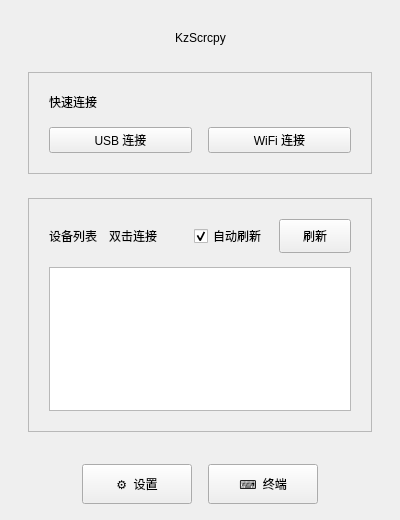
<?xml version="1.0" encoding="UTF-8"?>
<ui version="4.0">
 <class>Widget</class>
 <widget class="QWidget" name="Widget">
  <property name="geometry">
   <rect>
    <x>0</x>
    <y>0</y>
    <width>400</width>
    <height>520</height>
   </rect>
  </property>
  <property name="minimumSize">
   <size>
    <width>360</width>
    <height>420</height>
   </size>
  </property>
  <property name="windowTitle">
   <string notr="true">KzScrcpy</string>
  </property>
  <layout class="QVBoxLayout" name="mainLayout">
   <property name="spacing">
    <number>0</number>
   </property>
   <property name="leftMargin">
    <number>0</number>
   </property>
   <property name="topMargin">
    <number>0</number>
   </property>
   <property name="rightMargin">
    <number>0</number>
   </property>
   <property name="bottomMargin">
    <number>0</number>
   </property>

   <!-- 主内容区 -->
   <item>
    <widget class="QWidget" name="contentWidget" native="true">
     <layout class="QVBoxLayout" name="contentLayout">
      <property name="spacing">
       <number>24</number>
      </property>
      <property name="leftMargin">
       <number>28</number>
      </property>
      <property name="topMargin">
       <number>28</number>
      </property>
      <property name="rightMargin">
       <number>28</number>
      </property>
      <property name="bottomMargin">
       <number>20</number>
      </property>

      <!-- 标题区 -->
      <item>
       <layout class="QHBoxLayout" name="headerLayout">
        <property name="spacing">
         <number>12</number>
        </property>
        <item>
         <spacer name="headerLeftSpacer">
          <property name="orientation">
           <enum>Qt::Horizontal</enum>
          </property>
          <property name="sizeHint" stdset="0">
           <size><width>40</width><height>20</height></size>
          </property>
         </spacer>
        </item>
        <item>
         <widget class="QLabel" name="logoLabel">
          <property name="text">
           <string>KzScrcpy</string>
          </property>
          <property name="alignment">
           <set>Qt::AlignCenter</set>
          </property>
         </widget>
        </item>
        <item>
         <spacer name="headerRightSpacer">
          <property name="orientation">
           <enum>Qt::Horizontal</enum>
          </property>
          <property name="sizeHint" stdset="0">
           <size><width>40</width><height>20</height></size>
          </property>
         </spacer>
        </item>
       </layout>
      </item>

      <!-- 快速连接按钮 -->
      <item>
       <widget class="QFrame" name="connectCard">
        <property name="frameShape">
         <enum>QFrame::StyledPanel</enum>
        </property>
        <layout class="QVBoxLayout" name="connectCardLayout">
         <property name="spacing">
          <number>16</number>
         </property>
         <property name="leftMargin">
          <number>20</number>
         </property>
         <property name="topMargin">
          <number>20</number>
         </property>
         <property name="rightMargin">
          <number>20</number>
         </property>
         <property name="bottomMargin">
          <number>20</number>
         </property>
         <item>
          <widget class="QLabel" name="connectTitle">
           <property name="text">
            <string>快速连接</string>
           </property>
          </widget>
         </item>
         <item>
          <layout class="QHBoxLayout" name="btnLayout">
           <property name="spacing">
            <number>16</number>
           </property>
           <item>
            <widget class="QPushButton" name="usbConnectBtn">
             <property name="sizePolicy">
              <sizepolicy hsizetype="Expanding" vsizetype="Fixed">
               <horstretch>1</horstretch>
               <verstretch>0</verstretch>
              </sizepolicy>
             </property>
             <property name="minimumHeight">
              <number>52</number>
             </property>
             <property name="text">
              <string>USB 连接</string>
             </property>
            </widget>
           </item>
           <item>
            <widget class="QPushButton" name="wifiConnectBtn">
             <property name="sizePolicy">
              <sizepolicy hsizetype="Expanding" vsizetype="Fixed">
               <horstretch>1</horstretch>
               <verstretch>0</verstretch>
              </sizepolicy>
             </property>
             <property name="minimumHeight">
              <number>52</number>
             </property>
             <property name="text">
              <string>WiFi 连接</string>
             </property>
            </widget>
           </item>
          </layout>
         </item>
        </layout>
       </widget>
      </item>

      <!-- 设备列表 -->
      <item>
       <widget class="QFrame" name="deviceCard">
        <property name="frameShape">
         <enum>QFrame::StyledPanel</enum>
        </property>
        <property name="sizePolicy">
         <sizepolicy hsizetype="Preferred" vsizetype="Expanding">
          <horstretch>0</horstretch>
          <verstretch>1</verstretch>
         </sizepolicy>
        </property>
        <layout class="QVBoxLayout" name="deviceCardLayout">
         <property name="spacing">
          <number>14</number>
         </property>
         <property name="leftMargin">
          <number>20</number>
         </property>
         <property name="topMargin">
          <number>20</number>
         </property>
         <property name="rightMargin">
          <number>20</number>
         </property>
         <property name="bottomMargin">
          <number>20</number>
         </property>
         <item>
          <layout class="QHBoxLayout" name="deviceHeader">
           <property name="spacing">
            <number>12</number>
           </property>
           <item>
            <widget class="QLabel" name="deviceTitle">
             <property name="text">
              <string>设备列表</string>
             </property>
            </widget>
           </item>
           <item>
            <widget class="QLabel" name="deviceHint">
             <property name="text">
              <string>双击连接</string>
             </property>
            </widget>
           </item>
           <item>
            <spacer name="deviceSpacer">
             <property name="orientation">
              <enum>Qt::Horizontal</enum>
             </property>
             <property name="sizeHint" stdset="0">
              <size><width>40</width><height>20</height></size>
             </property>
            </spacer>
           </item>
           <item>
            <widget class="QCheckBox" name="autoUpdatecheckBox">
             <property name="text">
              <string>自动刷新</string>
             </property>
             <property name="checked">
              <bool>true</bool>
             </property>
            </widget>
           </item>
           <item>
            <widget class="QPushButton" name="updateDevice">
             <property name="minimumSize">
              <size><width>72</width><height>34</height></size>
             </property>
             <property name="text">
              <string>刷新</string>
             </property>
            </widget>
           </item>
          </layout>
         </item>
         <item>
          <widget class="QListWidget" name="connectedPhoneList">
           <property name="minimumHeight">
            <number>100</number>
           </property>
          </widget>
         </item>
        </layout>
       </widget>
      </item>
     </layout>
    </widget>
   </item>

   <!-- 底部工具栏 -->
   <item>
    <widget class="QFrame" name="toolbarFrame">
     <property name="frameShape">
      <enum>QFrame::NoFrame</enum>
     </property>
     <property name="minimumHeight">
      <number>64</number>
     </property>
     <property name="maximumHeight">
      <number>64</number>
     </property>
     <layout class="QHBoxLayout" name="toolbarLayout">
      <property name="spacing">
       <number>16</number>
      </property>
      <property name="leftMargin">
       <number>28</number>
      </property>
      <property name="topMargin">
       <number>12</number>
      </property>
      <property name="rightMargin">
       <number>28</number>
      </property>
      <property name="bottomMargin">
       <number>16</number>
      </property>
      <item>
       <spacer name="toolbarLeftSpacer">
        <property name="orientation">
         <enum>Qt::Horizontal</enum>
        </property>
        <property name="sizeHint" stdset="0">
         <size><width>40</width><height>20</height></size>
        </property>
       </spacer>
      </item>
      <item>
       <widget class="QPushButton" name="settingsBtn">
        <property name="minimumSize">
         <size><width>110</width><height>40</height></size>
        </property>
        <property name="text">
         <string>⚙  设置</string>
        </property>
       </widget>
      </item>
      <item>
       <widget class="QPushButton" name="terminalBtn">
        <property name="minimumSize">
         <size><width>110</width><height>40</height></size>
        </property>
        <property name="text">
         <string>⌨  终端</string>
        </property>
       </widget>
      </item>
      <item>
       <spacer name="toolbarRightSpacer">
        <property name="orientation">
         <enum>Qt::Horizontal</enum>
        </property>
        <property name="sizeHint" stdset="0">
         <size><width>40</width><height>20</height></size>
        </property>
       </spacer>
      </item>
     </layout>
    </widget>
   </item>
  </layout>
 </widget>
 <resources/>
 <connections/>
</ui>
